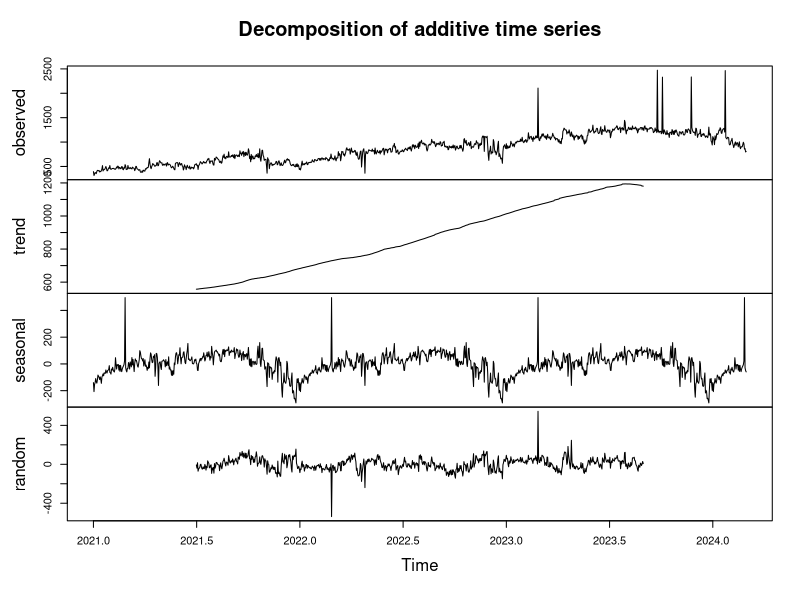
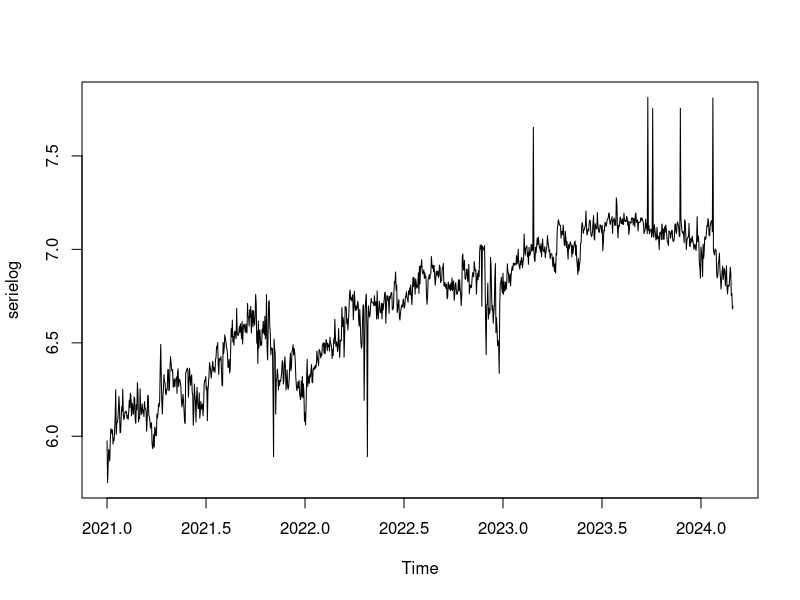
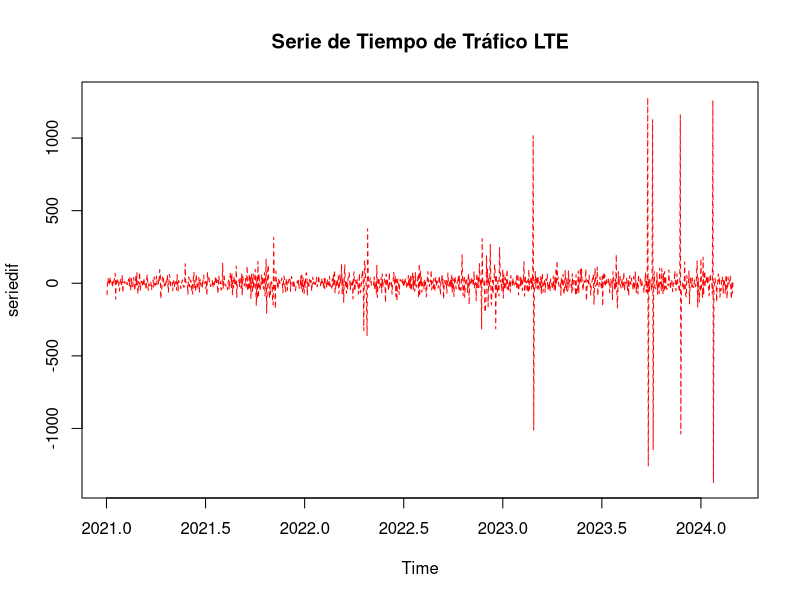
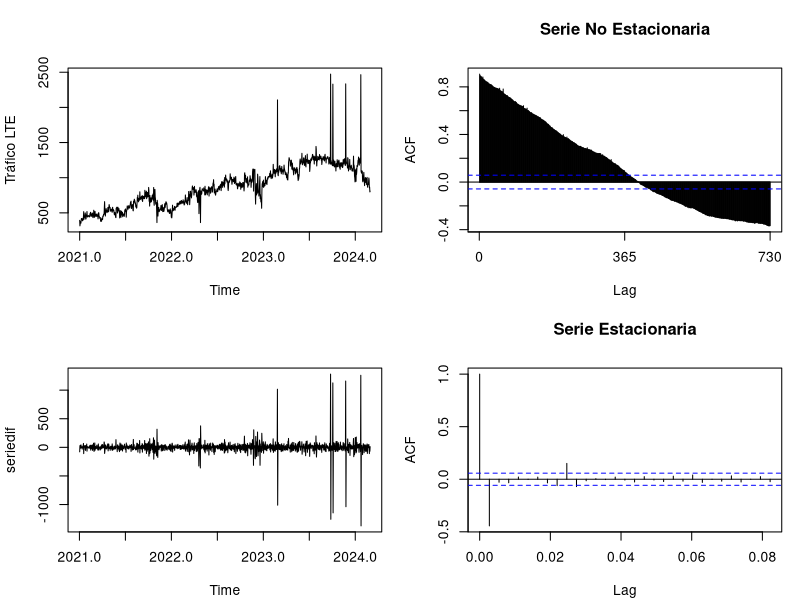
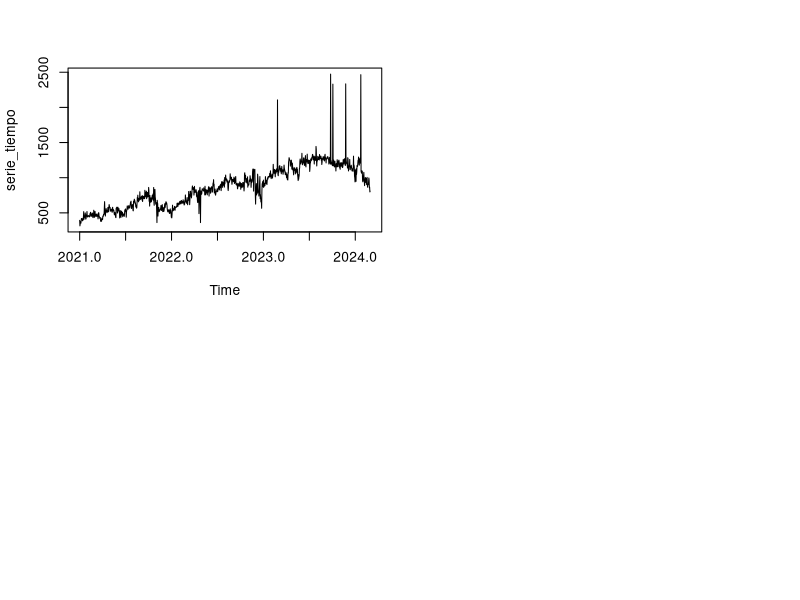
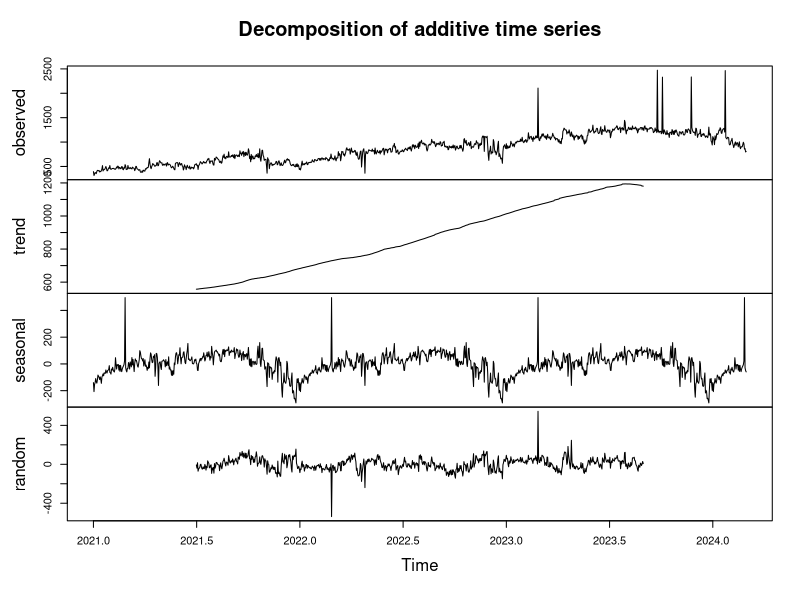
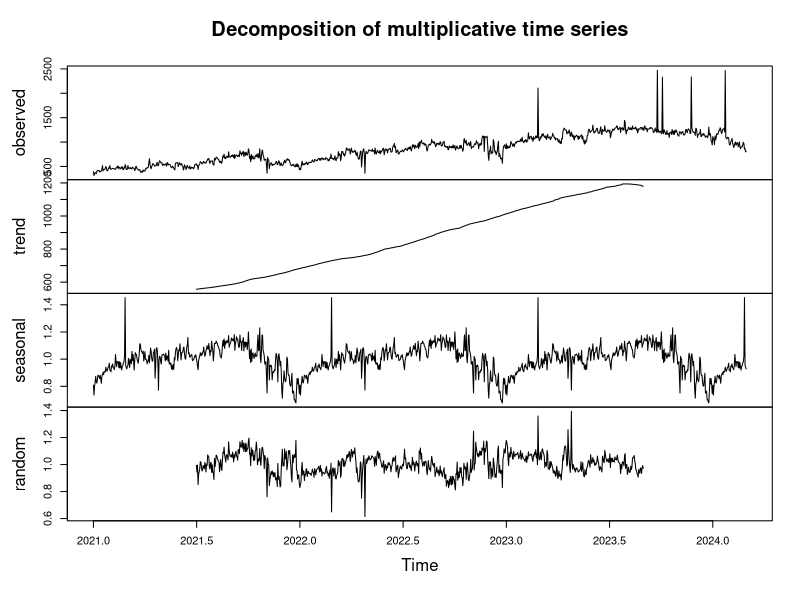
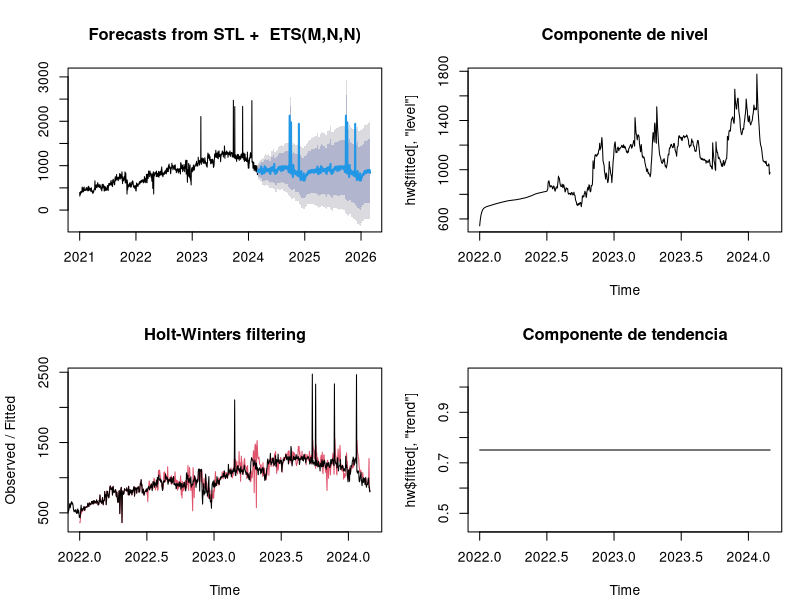

The R source for these figures, in order:
## ---- chunk 1
library(lubridate)
library(zoo)
library(TTR) # libreria promedios móviles
library(forecast) #  libreria estacionalidad y rezagos
library(tseries)

## ---- chunk 2
datos <- read.csv("serie_tiempo.csv")
## ---- chunk 3
fecha_inicio <- as.Date("2021-01-01")
serie_tiempo <- ts(datos$x, start = c(format(fecha_inicio, "%Y"), format(fecha_inicio, "%j")), frequency = 365)
## ---- chunk 4
start_time <- start(serie_tiempo)
end_time <- end(serie_tiempo)
frequency <- frequency(serie_tiempo)
min_date <- as.Date(paste(start_time[1], start_time[2], sep="-"), "%Y-%j")
max_date <- as.Date(paste(end_time[1], (end_time[2]-1) / frequency * 365, sep="-"), "%Y-%j")

min_date
max_date

## ---- chunk 5
descomposicion <- decompose(serie_tiempo)
plot(descomposicion)
 
## ---- chunk 6
serielog=log(serie_tiempo)
plot(serielog)
## ---- chunk 7
adf.test(serielog,alternative = "stationary")
## ---- chunk 8
ndiffs(serie_tiempo)
## ---- chunk 9
seriedif=diff(serie_tiempo)
plot(seriedif,lty="dashed",col="red",main="Serie de Tiempo de Tráfico LTE")
## ---- chunk 10
adf.test(seriedif,alternative = "stationary")
## ---- chunk 11
ndiffs(seriedif)
## ---- chunk 12
par(mfrow=c(2,2),mar=c(4,4,4,1)+.1)
plot(serie_tiempo,ylab="Tráfico LTE")
Acf(serie_tiempo,main="Serie No Estacionaria")
plot(seriedif)
acf(seriedif,main="Serie Estacionaria")

## ---- chunk 13
plot(serie_tiempo)
## ---- chunk 14
frequency(serie_tiempo)
## ---- chunk 15
modelo_aditivo <- decompose(serie_tiempo, type="additive")
plot(modelo_aditivo)
## ---- chunk 16
# Descomposición Multiplicativa
modelo_multiplicativo <- decompose(serie_tiempo, type="multiplicative")
plot(modelo_multiplicativo)

## ---- chunk 17
resultado_forecast <- stlf(serie_tiempo, robust=TRUE)
plot(resultado_forecast)
## ---- chunk 18
hw <- HoltWinters(serie_tiempo, seasonal="multiplicative")
plot(hw)
## ---- chunk 19

alpha <- hw$alpha
beta <- hw$beta
gamma <- hw$gamma

# Imprimir los parámetros
cat("Alpha (nivel):", alpha, "\n")
cat("Beta (tendencia):", beta, "\n")
cat("Gamma (estacionalidad):", gamma, "\n")

## ---- chunk 20
print(str(hw$fitted))
## ---- chunk 21
plot(hw$fitted[, "level"], main="Componente de nivel")
## ---- chunk 22
plot(hw$fitted[, "trend"], main="Componente de tendencia")
## ---- chunk 23
plot(hw$fitted[, "season"], main="Componente estacional")
## ---- chunk 24
residuos_hw <- residuals(hw)
ljung_box_result <- Box.test(residuos_hw, type = "Ljung-Box")
print(ljung_box_result)

## ---- chunk 25
residuos_hw2 <- residuals(hw)
ljung_box_result_30 <- Box.test(residuos_hw2, type = "Ljung-Box", lag = 30)
print(ljung_box_result_30)

## ---- chunk 26
hw_forecast <- forecast(hw, h=365)
plot(serie_tiempo, type = "l", col = "blue", xlab = "Tiempo", ylab = "Valores", main = "Datos Originales, Ajuste y Pronóstico de Holt-Winters", ylim = range(c(serie_tiempo, hw$fitted[, "xhat"], hw_forecast$mean, hw_forecast$lower, hw_forecast$upper)))
lines(hw$fitted[, "xhat"], col = "green")
lines(hw_forecast$mean, col = "red")
matlines(hw_forecast$mean, hw_forecast$lower[, "80%"], col = "red", lty = 2)
matlines(hw_forecast$mean, hw_forecast$upper[, "80%"], col = "red", lty = 2)
matlines(hw_forecast$mean, hw_forecast$lower[, "95%"], col = "red", lty = 2)
matlines(hw_forecast$mean, hw_forecast$upper[, "95%"], col = "red", lty = 2)
legend("topright", legend = c("Datos Originales", "Ajuste HW", "Pronóstico HW", "Intervalo 80%", "Intervalo 95%"), col = c("blue", "green", "red", "red", "red"), lty = c(1, 1, 1, 2, 2), merge = TRUE)

## ---- chunk 27
hw_forecast

## ---- chunk 28
plot(seriedif)
## ---- chunk 29
acf(seriedif)

## ---- chunk 30
pacf(seriedif)

## ---- chunk 31
arima1<- Arima(serie_tiempo,order =c(0,1,0) )
arima2<- Arima(serie_tiempo,order =c(0,1,0) )
arima3<- Arima(serie_tiempo,order =c(1,0,0) )
arima4<- Arima(serie_tiempo,order =c(2,2,1) )
arima5<- Arima(serie_tiempo,order =c(0,1,1) )
arima6<- Arima(serie_tiempo,order =c(2,2,0) )
arima7<- Arima(serie_tiempo,order =c(2,1,0) )
arima8<- Arima(serie_tiempo,order =c(3,2,2) )
arima9<- Arima(serie_tiempo,order =c(1,1,1) )
arima10<- Arima(serie_tiempo,order =c(1,1,2) )
arima11<- Arima(serie_tiempo,order =c(1,1,3) )
arima12<- Arima(serie_tiempo,order =c(0,1,2) )
arima13<- Arima(serie_tiempo,order =c(1,1,0))
AIC(arima1,arima2,arima3,arima4,arima5,arima6,arima7,arima8,arima9,arima10,arima11,arima12,arima13)
BIC(arima1,arima2,arima3,arima4,arima5,arima6,arima7,arima8,arima9,arima10,arima11,arima12,arima13)

## ---- chunk 32
tsdiag(arima9)
## ---- chunk 33
Box.test(residuals(arima9),type ="Ljung-Box")
## ---- chunk 34
error=residuals(arima9)
plot (error)
## ---- chunk 35
pronostico_arima9 <- forecast(arima9 ,level=c(95),h=50)
pronostico_arima9

## ---- chunk 36
plot(pronostico_arima9)
## ---- chunk 37
modelo_arima_drift <- Arima(serie_tiempo, order=c(1,1,1), include.drift=TRUE)
summary(modelo_arima_drift)
modelo_arima_drift

## ---- chunk 38
tsdiag(modelo_arima_drift)
## ---- chunk 39
Box.test(residuals(modelo_arima_drift),type ="Ljung-Box")
## ---- chunk 40
error=residuals(modelo_arima_drift)
plot (error)
## ---- chunk 41
# Pronóstico utilizando el modelo ARIMA con drift
pronostico_arima_drift <- forecast(modelo_arima_drift, h=150)
pronostico_arima_drift
plot(pronostico_arima_drift)
## ---- chunk 42
modelo<-auto.arima(serie_tiempo)
modelo
## ---- chunk 43
tsdiag(modelo)
## ---- chunk 44
Box.test(residuals(modelo),type ="Ljung-Box")
## ---- chunk 45
error=residuals(modelo)
plot (error)
## ---- chunk 46
pronostico <- forecast::forecast(modelo ,h=100)
pronostico

## ---- chunk 47
library(forecast)
modelo_auto_con_drift <- auto.arima(serie_tiempo, d=1, D=0, seasonal=FALSE, allowdrift=TRUE)
summary(modelo_auto_con_drift)
modelo_auto_con_drift

## ---- chunk 48

pronostico_auto_con_drift <- forecast(modelo_auto_con_drift, h=150) 
pronostico_auto_con_drift
## ---- chunk 49
plot(pronostico_auto_con_drift)
